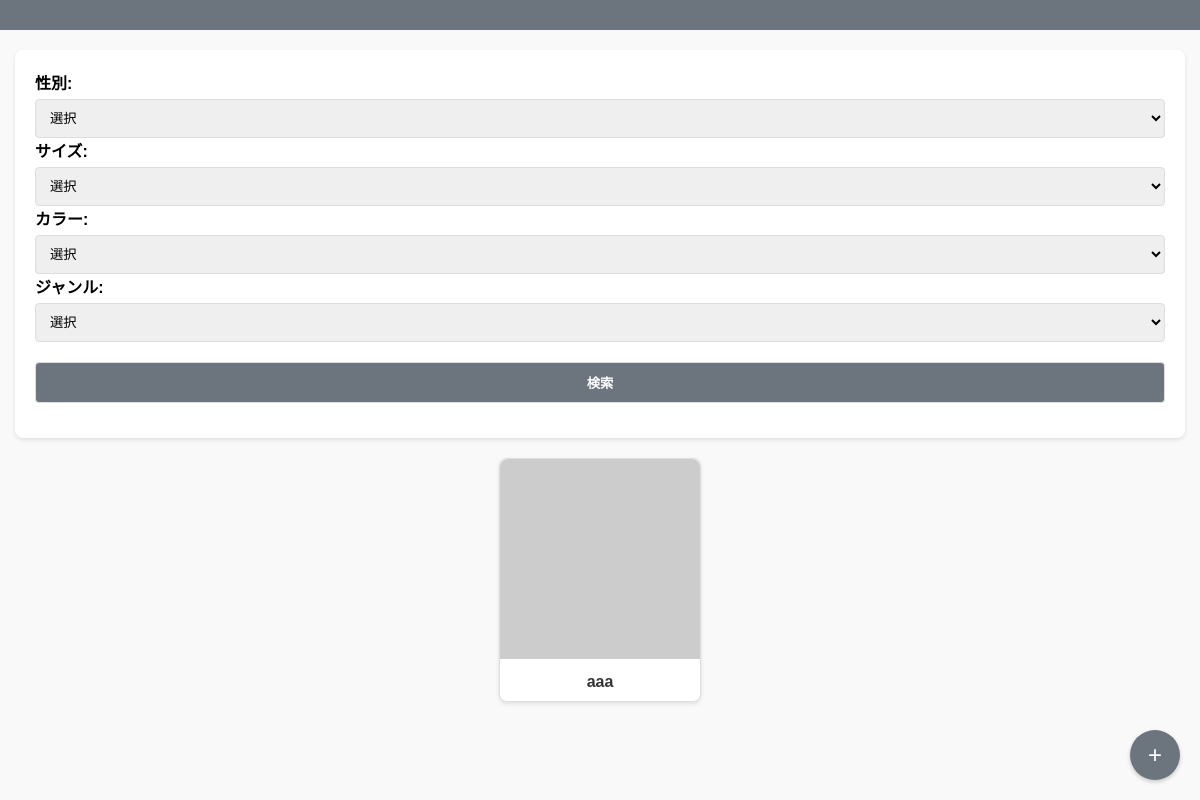
Before: /clothes with the older database file.
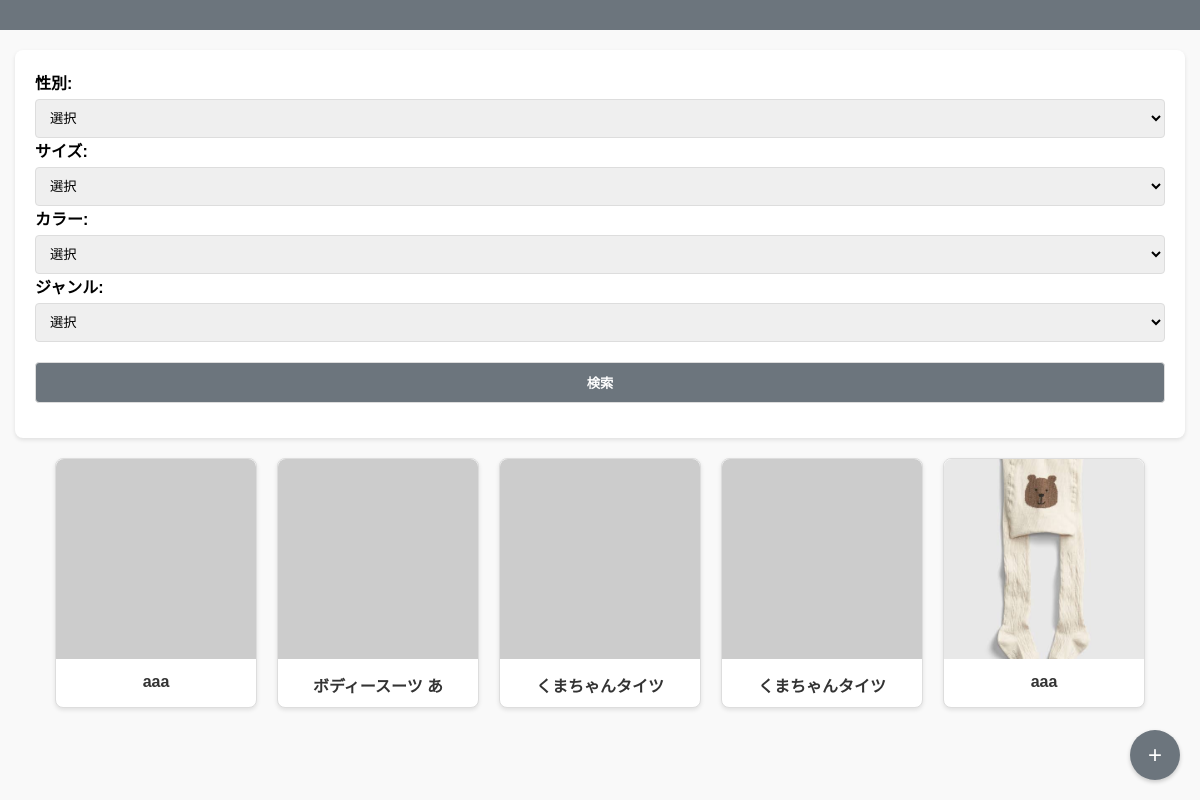
After: the same page with the newer database file.
### app/models.py (models this page shows, shortened)
class Clothes(models.Model):
    GENDER_CHOICES = [
        ('Male', '男性'),
        ('Female', '女性'),
        ('Other', 'その他'),
    ]
    SIZE_CHOICES = [
        ('50~60', '50~60'),
        ('70', '70'),
        ('80', '80'),
        ('90', '90'),
        ('100', '100'),
        ('110', '110'),
        ('120', '120'),
        ('130', '130'),
        ('140', '140'),
    ]
    GENRE_CHOICES = [
        ('tops', 'トップス'),
        ('skirts', 'スカート'),
        ('outer', 'アウター'),
        ('onepiece', 'ワンピース'),
        ('pants', 'パンツ'),
        ('hat', '帽子'),
        ('maternity', 'マタニティ'),
        ('baby', 'ベビー'),
        ('other', 'その他'),
    ]
    COLOR_CHOICES = [
        ('white', '白'),
        ('black', '黒'),
        ('gray', 'グレー'),
        ('brown', '茶'),
        ('beige', 'ベージュ'),
        ('green', '緑'),
        ('blue', '青'),
        ('purple', '紫'),
        ('yellow', '黄'),
        ('pink', 'ピンク'),
        ('red', '赤'),
        ('orange', 'オレンジ'),
        ('other', 'その他'),
    ]
    title = models.CharField(max_length=50)
    size = models.CharField(max_length=10, choices=SIZE_CHOICES)
    genre = models.CharField(max_length=20, choices=GENRE_CHOICES)
    gender = models.CharField(max_length=10, choices=GENDER_CHOICES, default='Unisex')
    color = models.CharField(max_length=10, choices=COLOR_CHOICES)
    price = models.DecimalField(max_digits=10, decimal_places=2, null=True, blank=True)
    memo = models.TextField(null=True, blank=True)
    image = models.ImageField(upload_to='clothes_images/', null=True, blank=True)

### app/views.py (the view)
# urls.py: path('clothes',ClothesView.as_view(), name='clothes'),
class ClothesView(View):
    def get(self, request):
        clothes = Clothes.objects.all()
        return render(request, "clothes.html", {"clothes": clothes})

### app/templates/clothes.html (shortened to what this page needs)
<!DOCTYPE html>
<html lang="ja">
<head>
</head>
<body>
    <header>
    </header>
    <div class="container">
        <form method="get" action="{% url 'clothing_search' %}">
                <label for="gender">性別:</label>
                <select id="gender" name="gender">
                    <option value="">選択</option>
                </select>
                <label for="size">サイズ:</label>
                <select id="size" name="size">
                    <option value="">選択</option>
                </select>
                <label for="color">カラー:</label>
                <select id="color" name="color">
                    <option value="">選択</option>
                </select>
                <label for="genre">ジャンル:</label>
                <select id="genre" name="genre">
                    <option value="">選択</option>
                </select>
            <div style="margin-top: 20px;">
                <button type="submit">検索</button>
            </div>
        </form>
        <div class="card-grid">
            {% for item in clothes %}
            <div class="card">
                <a href="{% url 'clothes_detail' item.id %}">
                    {% if item.image %}
                        <img src="{{ item.image.url }}" alt="{{ item.title }}">
                    {% else %}
                        <img src="https://via.placeholder.com/200?text=No+Image" alt="画像なし">
                    {% endif %}
                    <div class="card-title">{{ item.title }}</div>
                </a>
            </div>
            {% endfor %}
        </div>
    </div>
    <div class="add-button" onclick="window.location.href='{% url 'clothes_create' %}'">+</div>
</body>
</html>

Changed rows visible on the page:
added Clothes: title "ボディースーツ あ"
added Clothes: title "くまちゃんタイツ"
added Clothes: title "くまちゃんタイツ"
added Clothes: image (picture), title "aaa"
